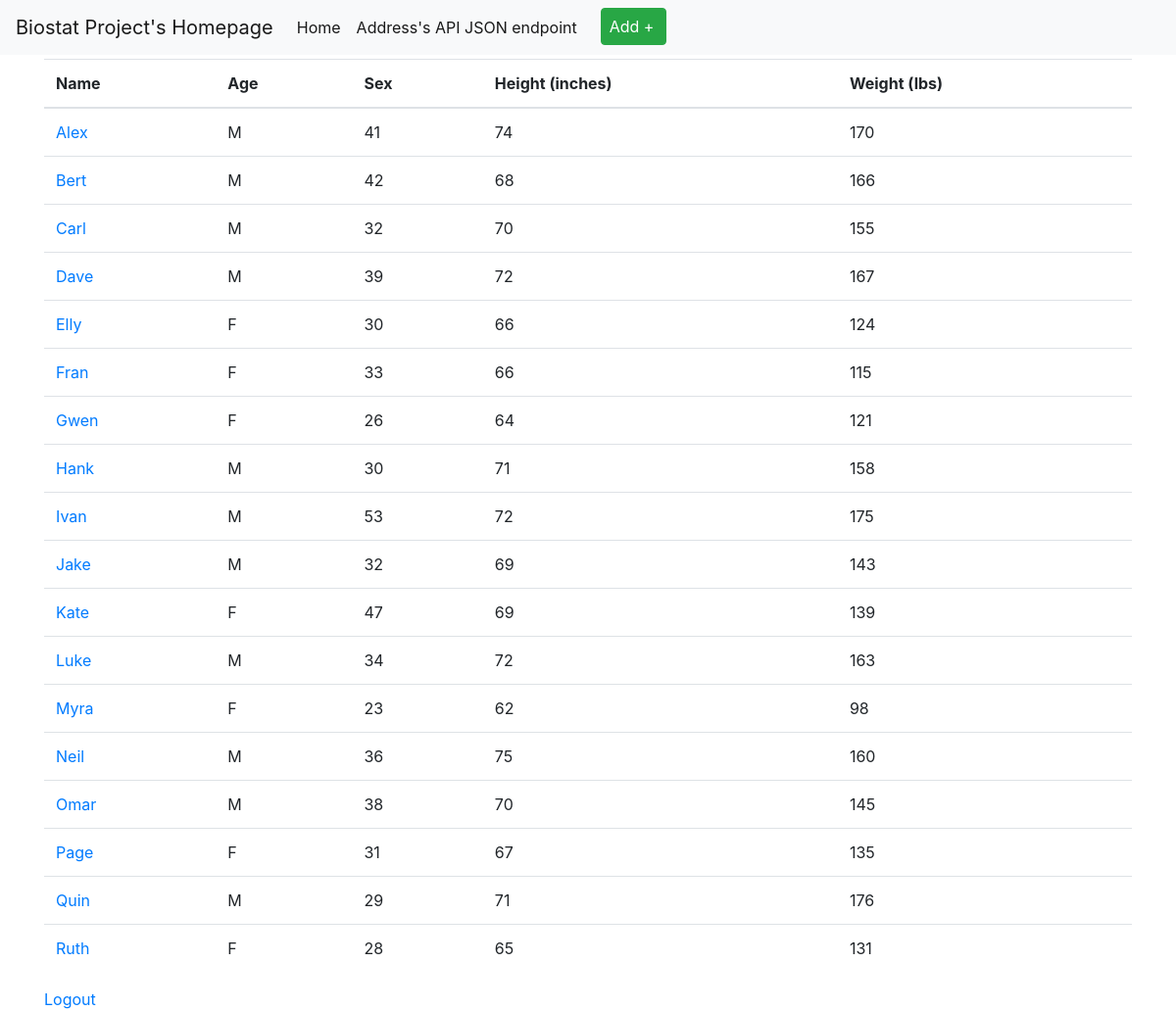
The app's page / (signed in) with its own data.
### tables this page shows
CREATE TABLE biostat (
	id INTEGER NOT NULL, 
	names VARCHAR(20) NOT NULL, 
	sex VARCHAR(3) NOT NULL, 
	age INTEGER NOT NULL, 
	height_in INTEGER NOT NULL, 
	weight_lbs INTEGER NOT NULL, 
	PRIMARY KEY (id)
);

### appl/routes.py (the view)
@routes_in_routes.route('/', methods=['GET'])
@login_required
def index():
    from appl.models import Biostat
    user = {'username': 'Biostat Project'}
    biostat = Biostat.query.order_by(Biostat.id)
    return render_template('index.html', title='Home', user=user, biostat=biostat)

### appl/routes.py (called while the page is built)
def login_required(f):
    @wraps(f)
    def decorated_function(*args, **kwargs):
        if session.get('email') is None:
            return redirect(url_for('routes_in_routes.get_email'), code=302)
        return f(*args, **kwargs)
    return decorated_function

### templates/index.html
{% extends "layout.html" %}
{% block content %}
<table class="table">
    <thead>
    <tr>
        <th scope="col">Name</th>
        <th scope="col">Age</th>
        <th scope="col">Sex</th>
        <th scope="col">Height (inches)</th>
        <th scope="col">Weight (lbs)</th>
    </tr>
    </thead>
    <tbody>
    {% for val in biostat %}
    <tr>
        <td><a href="view/{{val.id}}">{{ val.names }}</a></td>
        <td>{{ val.sex }}</td>
        <td>{{ val.age }}</td>
        <td>{{ val.height_in }}</td>
        <td>{{ val.weight_lbs }}</td>
    </tr>
    {% endfor %}
    </tbody>
</table>
    <a href="{{ url_for('routes_in_routes.delete_email') }}">Logout</a>
{% endblock %}

### templates/layout.html (shortened to what this page needs)
<!doctype html>
<html lang="en">
<head>
    <link href="https://stackpath.bootstrapcdn.com/bootstrap/4.4.1/css/bootstrap.min.css"
 rel="stylesheet">
<head>
 <body>
<nav class="navbar navbar-expand-lg navbar-light bg-light mb-1">
  <a class="navbar-brand" href="#">{% if user %}{{ user.username }}'s Homepage{% else %}
    <title>Welcome to My Homepage</title>
    {% endif %}</a>
  <div class="collapse navbar-collapse" id="navbarNavDropdown">
    <ul class="navbar-nav">
        <li class="nav-item active">
            <a class="nav-link" href="/">Home <span class="sr-only">(current)</span></a>
        </li>
        <li class="nav-item active">
            <a class="nav-link" href="/api/v1/biostat">Address's API JSON endpoint <span class="sr-only">(current)</span></a>
        </li>
        <li class="nav-item active">
            <a class="btn btn-success pl-2 lr-2 ml-3" href="/biostat/new">Add +<span class="sr-only">(current)</span></a>
        </li>
    </ul>
  </div>
</nav>
<main class="container" role="main">
    {% block content %}
    {% endblock %}
</main>
</body>
</html>

### records on screen
biostat: names "Alex", sex "M", age "41", height_in "74", weight_lbs "170"
biostat: names "Bert", sex "M", age "42", height_in "68", weight_lbs "166"
biostat: names "Carl", sex "M", age "32", height_in "70", weight_lbs "155"
biostat: names "Dave", sex "M", age "39", height_in "72", weight_lbs "167"
biostat: names "Elly", sex "F", age "30", height_in "66", weight_lbs "124"
biostat: names "Fran", sex "F", age "33", height_in "66", weight_lbs "115"
biostat: names "Gwen", sex "F", age "26", height_in "64", weight_lbs "121"
biostat: names "Hank", sex "M", age "30", height_in "71", weight_lbs "158"
biostat: names "Ivan", sex "M", age "53", height_in "72", weight_lbs "175"
biostat: names "Jake", sex "M", age "32", height_in "69", weight_lbs "143"
biostat: names "Kate", sex "F", age "47", height_in "69", weight_lbs "139"
biostat: names "Luke", sex "M", age "34", height_in "72", weight_lbs "163"
biostat: names "Myra", sex "F", age "23", height_in "62", weight_lbs "98"
biostat: names "Neil", sex "M", age "36", height_in "75", weight_lbs "160"
biostat: names "Omar", sex "M", age "38", height_in "70", weight_lbs "145"
biostat: names "Page", sex "F", age "31", height_in "67", weight_lbs "135"
biostat: names "Quin", sex "M", age "29", height_in "71", weight_lbs "176"
biostat: names "Ruth", sex "F", age "28", height_in "65", weight_lbs "131"

### other values on screen
{{ user.username }} "Biostat Project"
